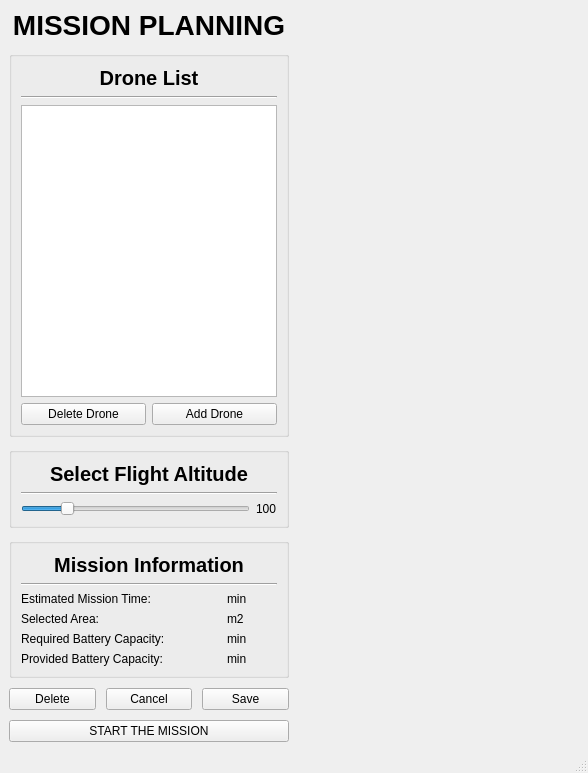
<?xml version="1.0" encoding="UTF-8"?>
<ui version="4.0">
 <class>MainWindow</class>
 <widget class="QMainWindow" name="MainWindow">
  <property name="geometry">
   <rect>
    <x>0</x>
    <y>0</y>
    <width>588</width>
    <height>773</height>
   </rect>
  </property>
  <property name="windowTitle">
   <string>MainWindow</string>
  </property>
  <widget class="QWidget" name="centralwidget">
   <layout class="QHBoxLayout" name="horizontalLayout_2" stretch="0,4">
    <item>
     <layout class="QVBoxLayout" name="v_lay_left" stretch="0,0,0,0,0,0">
      <property name="spacing">
       <number>10</number>
      </property>
      <item>
       <widget class="QLabel" name="labe_header">
        <property name="font">
         <font>
          <pointsize>21</pointsize>
          <bold>true</bold>
         </font>
        </property>
        <property name="text">
         <string>MISSION PLANNING</string>
        </property>
        <property name="textFormat">
         <enum>Qt::AutoText</enum>
        </property>
        <property name="alignment">
         <set>Qt::AlignCenter</set>
        </property>
        <property name="margin">
         <number>10</number>
        </property>
       </widget>
      </item>
      <item>
       <widget class="QGroupBox" name="gb_drones">
        <property name="title">
         <string/>
        </property>
        <layout class="QVBoxLayout" name="verticalLayout_2">
         <item>
          <widget class="QLabel" name="label_drones">
           <property name="font">
            <font>
             <pointsize>15</pointsize>
             <bold>true</bold>
            </font>
           </property>
           <property name="text">
            <string>Drone List</string>
           </property>
           <property name="alignment">
            <set>Qt::AlignCenter</set>
           </property>
          </widget>
         </item>
         <item>
          <widget class="Line" name="line_3">
           <property name="orientation">
            <enum>Qt::Horizontal</enum>
           </property>
          </widget>
         </item>
         <item>
          <widget class="QListWidget" name="listWidget"/>
         </item>
         <item>
          <layout class="QHBoxLayout" name="h_lay_drone_buttons">
           <item>
            <widget class="QPushButton" name="btn_delete_drone">
             <property name="text">
              <string>Delete Drone</string>
             </property>
            </widget>
           </item>
           <item>
            <widget class="QPushButton" name="btn_add_drone">
             <property name="text">
              <string>Add Drone</string>
             </property>
            </widget>
           </item>
          </layout>
         </item>
        </layout>
       </widget>
      </item>
      <item>
       <widget class="QGroupBox" name="gb_resolution">
        <layout class="QGridLayout" name="gridLayout_2">
         <item row="2" column="0">
          <widget class="QSlider" name="slider_altitude">
           <property name="minimum">
            <number>10</number>
           </property>
           <property name="maximum">
            <number>500</number>
           </property>
           <property name="value">
            <number>100</number>
           </property>
           <property name="orientation">
            <enum>Qt::Horizontal</enum>
           </property>
          </widget>
         </item>
         <item row="2" column="1">
          <widget class="QLabel" name="label_altitude_value">
           <property name="text">
            <string>100</string>
           </property>
          </widget>
         </item>
         <item row="0" column="0" colspan="2">
          <widget class="QLabel" name="label_altitude">
           <property name="font">
            <font>
             <pointsize>15</pointsize>
             <bold>true</bold>
            </font>
           </property>
           <property name="text">
            <string>Select Flight Altitude</string>
           </property>
           <property name="alignment">
            <set>Qt::AlignCenter</set>
           </property>
          </widget>
         </item>
         <item row="1" column="0" colspan="2">
          <widget class="Line" name="line">
           <property name="orientation">
            <enum>Qt::Horizontal</enum>
           </property>
          </widget>
         </item>
        </layout>
       </widget>
      </item>
      <item>
       <widget class="QGroupBox" name="gb_mission">
        <property name="title">
         <string/>
        </property>
        <layout class="QGridLayout" name="gridLayout">
         <item row="4" column="1">
          <widget class="QLabel" name="selected_area_value">
           <property name="text">
            <string/>
           </property>
          </widget>
         </item>
         <item row="5" column="1">
          <widget class="QLabel" name="batt_required_value">
           <property name="text">
            <string/>
           </property>
          </widget>
         </item>
         <item row="6" column="1">
          <widget class="QLabel" name="batt_provided_value">
           <property name="text">
            <string/>
           </property>
          </widget>
         </item>
         <item row="5" column="0">
          <widget class="QLabel" name="batt_required_label">
           <property name="text">
            <string>Required Battery Capacity:</string>
           </property>
          </widget>
         </item>
         <item row="4" column="0">
          <widget class="QLabel" name="selected_area_label">
           <property name="text">
            <string>Selected Area:</string>
           </property>
          </widget>
         </item>
         <item row="2" column="1">
          <widget class="QLabel" name="mission_time_value">
           <property name="text">
            <string/>
           </property>
          </widget>
         </item>
         <item row="6" column="0">
          <widget class="QLabel" name="batt_provided_label">
           <property name="text">
            <string>Provided Battery Capacity:</string>
           </property>
          </widget>
         </item>
         <item row="2" column="0">
          <widget class="QLabel" name="mission_time_label">
           <property name="text">
            <string>Estimated Mission Time:</string>
           </property>
          </widget>
         </item>
         <item row="2" column="2">
          <widget class="QLabel" name="mission_time_unit">
           <property name="text">
            <string>min</string>
           </property>
          </widget>
         </item>
         <item row="0" column="0" colspan="3">
          <widget class="QLabel" name="label_mission_information">
           <property name="font">
            <font>
             <pointsize>15</pointsize>
             <bold>true</bold>
            </font>
           </property>
           <property name="text">
            <string>Mission Information</string>
           </property>
           <property name="alignment">
            <set>Qt::AlignCenter</set>
           </property>
          </widget>
         </item>
         <item row="1" column="0" colspan="3">
          <widget class="Line" name="line_2">
           <property name="orientation">
            <enum>Qt::Horizontal</enum>
           </property>
          </widget>
         </item>
         <item row="4" column="2">
          <widget class="QLabel" name="selected_area_unit">
           <property name="text">
            <string>m2</string>
           </property>
          </widget>
         </item>
         <item row="5" column="2">
          <widget class="QLabel" name="batt_required_unit">
           <property name="text">
            <string>min</string>
           </property>
          </widget>
         </item>
         <item row="6" column="2">
          <widget class="QLabel" name="batt_provided_unit">
           <property name="text">
            <string>min</string>
           </property>
          </widget>
         </item>
        </layout>
       </widget>
      </item>
      <item>
       <layout class="QHBoxLayout" name="h_lay_mission_buttons">
        <item>
         <widget class="QPushButton" name="btn_delete">
          <property name="text">
           <string>Delete</string>
          </property>
         </widget>
        </item>
        <item>
         <widget class="QPushButton" name="btn_cancel">
          <property name="text">
           <string>Cancel</string>
          </property>
         </widget>
        </item>
        <item>
         <widget class="QPushButton" name="btn_save">
          <property name="text">
           <string>Save</string>
          </property>
         </widget>
        </item>
       </layout>
      </item>
      <item>
       <widget class="QPushButton" name="btn_start">
        <property name="text">
         <string>START THE MISSION</string>
        </property>
       </widget>
      </item>
     </layout>
    </item>
    <item>
     <layout class="QVBoxLayout" name="v_lay_right"/>
    </item>
   </layout>
  </widget>
  <widget class="QMenuBar" name="menubar">
   <property name="geometry">
    <rect>
     <x>0</x>
     <y>0</y>
     <width>588</width>
     <height>21</height>
    </rect>
   </property>
  </widget>
  <widget class="QStatusBar" name="statusbar"/>
 </widget>
 <resources/>
 <connections/>
</ui>
